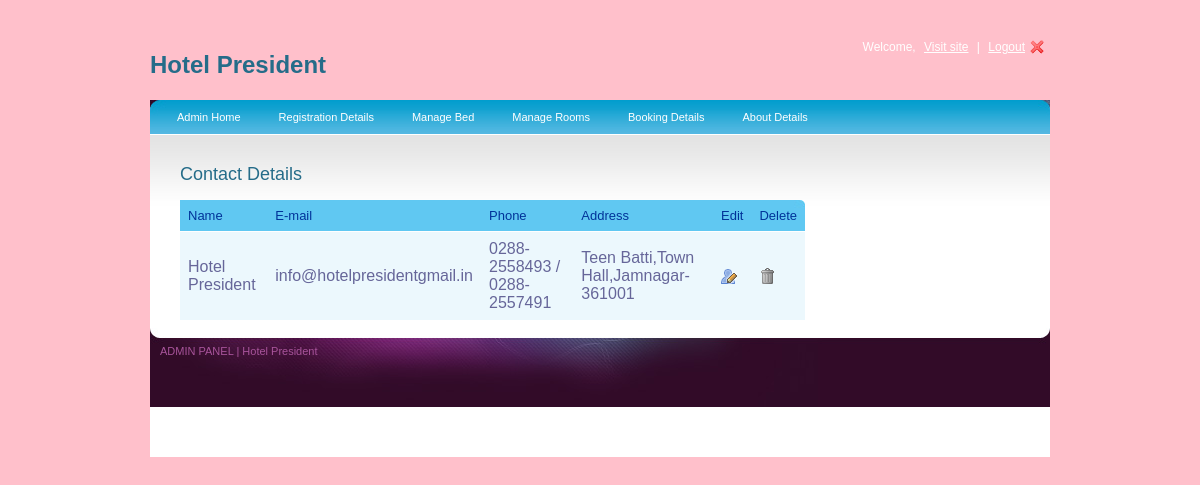
Page /admin-panel/contactus.php on the committed database.
### tables this page shows
CREATE TABLE `contact_us` (
  `id` int(10) NOT NULL,
  `name` varchar(20) NOT NULL,
  `email` varchar(35) NOT NULL,
  `phone` varchar(50) NOT NULL,
  `address` varchar(60) NOT NULL
);

### admin-panel/contactus.php (the view, shortened to what this page needs)
<?php
include("header.php");
?>
<div class="center_content">
    <div class="right_content">
    <h2>Contact Details</h2>
    <table id="rounded-corner">
    <thead>
    	<tr>
			 <th scope="col" class="rounded">Name</th>
			 <th scope="col" class="rounded">E-mail</th>
			 <th scope="col" class="rounded">Phone</th>
			 <th scope="col" class="rounded">Address</th>
             <th scope="col" class="rounded">Edit</th>
             <th scope="col" class="rounded-q4">Delete</th>
        </tr>
    </thead>
    <tbody>
	       <?php
            $row=mysqli_query($conn,"select * from contact_us");
            while($rs=mysqli_fetch_array($row))
            {
                ?>
                <tr>
            <td><?php echo $rs['name'];?></td>
			<td><?php echo $rs['email'];?></td>
			<td><?php echo $rs['phone'];?></td>
			<td><?php echo $rs['address'];?></td>
            <td><a href="contactus_update.php?id=<?php echo $rs['id'];?>"><img src="images/user_edit.png" alt="" title="" border="0" /></a></td>
            <td><a href="contactus_delete.php?id=<?php echo $rs['id'];?>"class="ask"><img src="images/trash.png" alt="" title="" border="0" /></a></td>
        </tr>
            <?php
        }
            ?>
            </tbody>
</table>
    </div>
    </div>
<?php
include("footer.php");
?>
    </div>
    </body>
    </html>

### admin-panel/style.css (style rules this page uses)
body { background-color: pink; font-family:Arial, Helvetica, sans-serif; padding:0; font-size:12px; margin:0 auto; color: #0e4354; }
a { color:#256c89; }
h2 { font-size:18px; color:#256c89; font-weight:normal; padding:0px 0 15px 0; margin:0px; clear:both; }
.center_content { clear:both; }
.right_content { width:625px; float:left; padding:30px 0 0 30px; }
#rounded-corner { margin:0px; width:625px; text-align: left; border-collapse: collapse; }
#rounded-corner thead th.rounded-q4 { background: #60c8f2 url('images/right.jpg') right top no-repeat; }
#rounded-corner th { padding: 8px; font-weight: normal; font-size: 13px; color: #039; background: #60c8f2; }
#rounded-corner td { padding: 8px; background: #ecf8fd; border-top: 1px solid #fff; color: #669; }

### rows in the picture
contact_us: name "Hotel President", email "info@hotelpresidentgmail.in", phone "0288-2558493 / 0288-2557491", address "Teen Batti,Town Hall,Jamnagar-361001"
